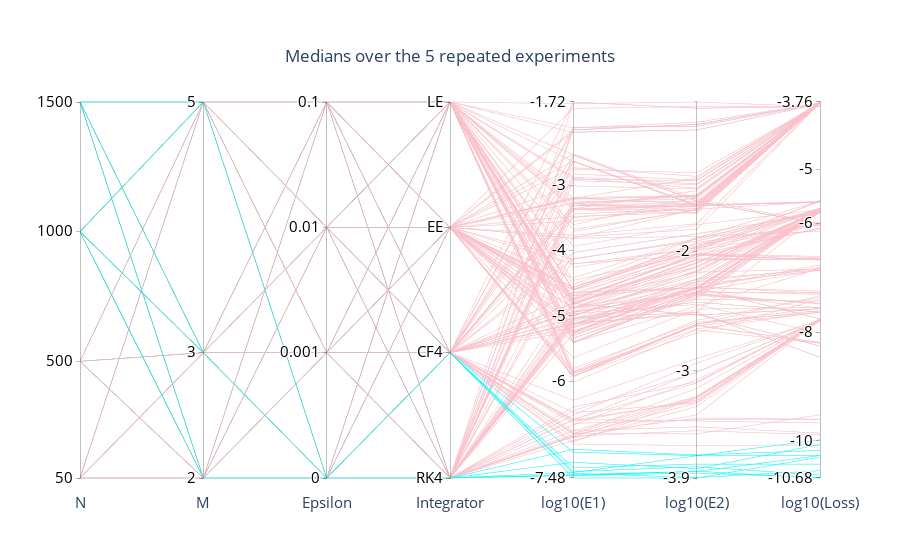

The code cell stored with this chart in its notebook:
### Code cell
import plotly.graph_objects as go

vecE1 = [np.round(min(dataset["E1"]),2),*np.round(np.linspace(min(dataset["E1"])+1, max(dataset["E1"])-1, 4),0), np.round(max(dataset["E1"]),2)]
vecE2 = [np.round(min(dataset["E2"]),2),*np.round(np.linspace(min(dataset["E2"])+1, max(dataset["E2"])-1, 3),0), np.round(max(dataset["E2"]),2)]
vecLoss = [np.round(min(dataset["Training Loss"]),2),*np.round(np.linspace(min(dataset["Training Loss"])+1, max(dataset["Training Loss"])-1, 4),0), np.round(max(dataset["Training Loss"]),2)]


fig = go.Figure(data=go.Parcoords(line = dict(color=dataset["Threshold"], colorscale=[[0,"pink"],[1,"cyan"]]),
                              dimensions = list([
                              dict(label = "N", values = dataset['N'], tickvals = [50,500,1000,1500]),
                              dict(label = 'M', values = dataset['M'], tickvals = [2,3,5]),
                              dict(label = 'Epsilon', values = dataset["Epsilon"],
                                   tickvals = [-4,-3,-2,-1],
                                   ticktext = ["0","0.001","0.01","0.1"]),
                              dict(label = "Integrator", values = dataset["Integrator"],
                                   tickvals = [0,1,2,3],
                                   ticktext = ["RK4", "CF4", "EE", "LE"]),
                              dict(label = 'log10(E1)', values = (dataset['E1']), tickvals = vecE1 ),
                              dict(label = 'log10(E2)', values = (dataset['E2']), tickvals = vecE2),
                              dict(label = 'log10(Loss)', values = (dataset['Training Loss']), tickvals = vecLoss)
                          ])
                          )
                              )
fig.update_layout(
    title=dict(text = "Medians over the 5 repeated experiments", x=.5, xanchor="center", yanchor= "top")
)
#fig.update_traces(Labelfont=list([dict(tickfont = "Arial")]), selector=dict(type='parcoords'))
fig.update_traces(tickfont_size=15, labelfont_size = 15, 
                    tickfont_color = "black", selector=dict(type='parcoords'),
                    labelside = "bottom")
#fig.show()

### Figure 1 — Plotly figure (JSON) as saved in the notebook; plotly's stock layout.template omitted (floating-point values rounded to 4 significant figures; data arrays with more than 128 entries replaced by an {"elided": "..."} marker saying what was removed)
{"data": [{"dimensions": [{"label": "N", "tickvals": [50, 500, 1000, 1500], "values": {"elided": "192 int values"}}, {"label": "M", "tickvals": [2, 3, 5], "values": {"elided": "192 int values"}}, {"label": "Epsilon", "ticktext": ["0", "0.001", "0.01", "0.1"], "tickvals": [-4, -3, -2, -1], "values": {"elided": "192 int values"}}, {"label": "Integrator", "ticktext": ["RK4", "CF4", "EE", "LE"], "tickvals": [0, 1, 2, 3], "values": {"elided": "192 int values"}}, {"label": "log10(E1)", "tickvals": [-7.48, -6, -5, -4, -3, -1.72], "values": {"elided": "192 float values"}}, {"label": "log10(E2)", "tickvals": [-3.9, -3, -2, -2, -0.75], "values": {"elided": "192 float values"}}, {"label": "log10(Loss)", "tickvals": [-10.68, -10, -8, -6, -5, -3.76], "values": {"elided": "192 float values"}}], "labelfont": {"size": 15}, "labelside": "bottom", "line": {"color": {"elided": "192 int values"}, "colorscale": [[0, "pink"], [1, "cyan"]]}, "tickfont": {"color": "black", "size": 15}, "type": "parcoords"}], "layout": {"title": {"text": "Medians over the 5 repeated experiments", "x": 0.5, "xanchor": "center", "yanchor": "top"}}}
